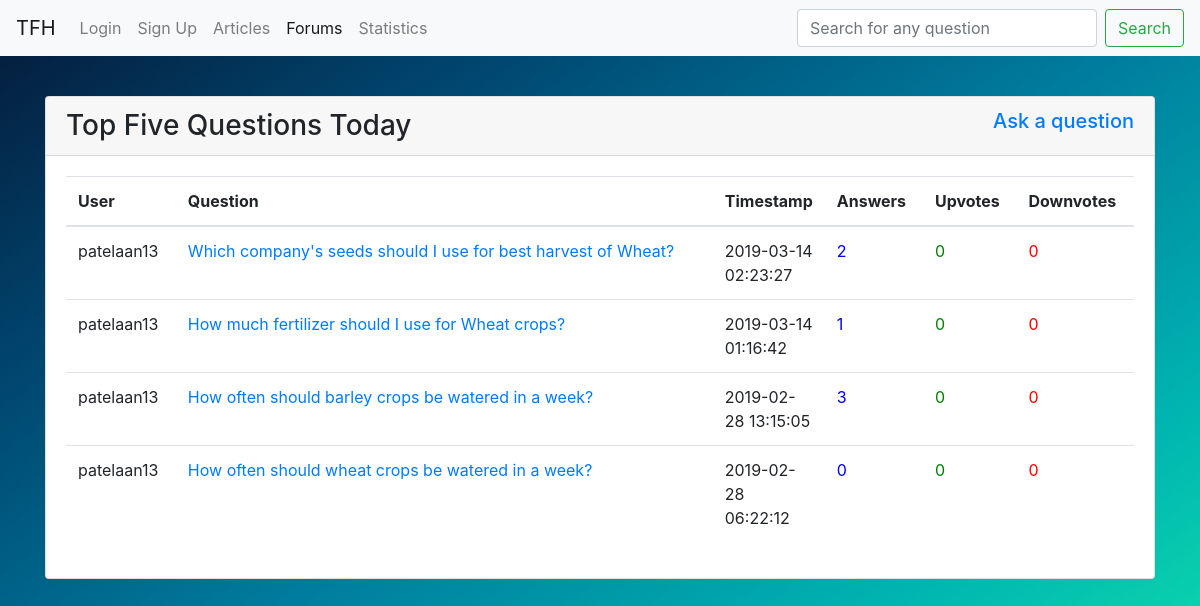
Page /forum/forum.php on the earlier database version.
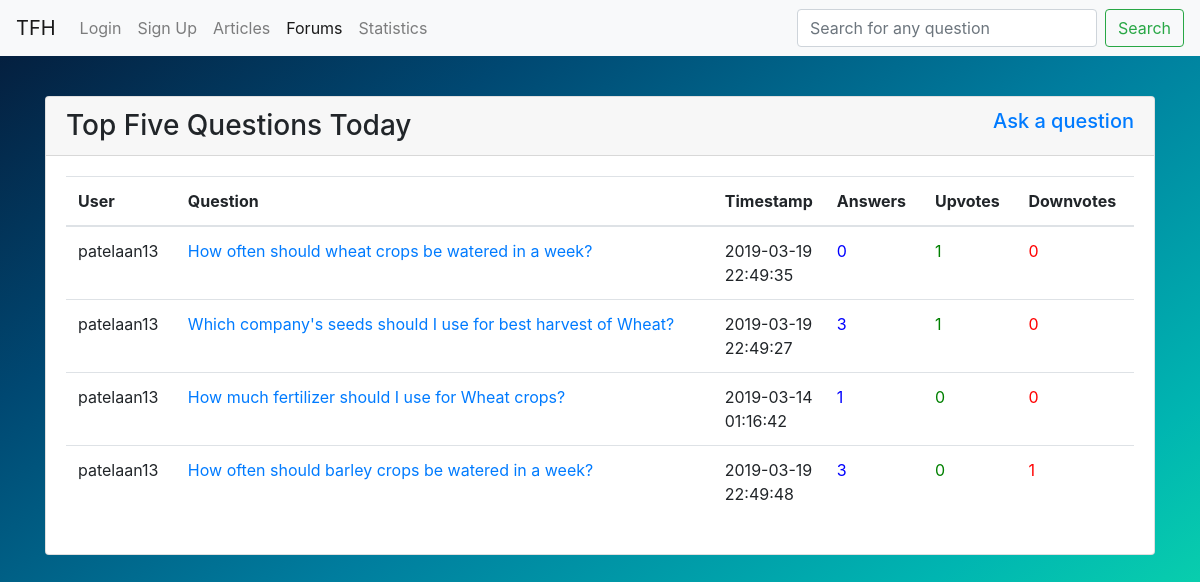
Same page on the later database version.
### tables this page shows
CREATE TABLE `question` (
  `uid` int(10) NOT NULL,
  `qno` int(10) NOT NULL,
  `qtext` text NOT NULL,
  `qtimestamp` datetime NOT NULL DEFAULT CURRENT_TIMESTAMP ON UPDATE CURRENT_TIMESTAMP,
  `qupcount` int(11) NOT NULL DEFAULT '0',
  `qdowncount` int(11) NOT NULL DEFAULT '0'
);

CREATE TABLE `account` (
  `uid` int(10) NOT NULL,
  `username` varchar(50) NOT NULL,
  `email` varchar(40) DEFAULT NULL,
  `phoneNumber` int(10) NOT NULL,
  `password` varchar(40) NOT NULL,
  `language` varchar(40) NOT NULL,
  `fname` varchar(100) NOT NULL,
  `lname` varchar(100) NOT NULL,
  `village` varchar(50) NOT NULL,
  `dist` varchar(50) NOT NULL,
  `state` varchar(50) NOT NULL
);

### forum/forum.php (the view, shortened to what this page needs)
<?php
if(isset($_SESSION['uid'])){
	$uid = $_SESSION['uid'];
	$loggedIn=1;
}
else{
	$loggedIn=0;
}
require('../includes/db.php');
?>
<!DOCTYPE html>
<html lang="en">
<head>
  <link rel="stylesheet" href="https://maxcdn.bootstrapcdn.com/bootstrap/4.2.1/css/bootstrap.min.css">
</head>
<body class="bg">
<nav class="navbar navbar-expand-lg fixed-top navbar-light bg-light">
  <a class="navbar-brand" href="#">TFH</a>
  <div class="collapse navbar-collapse" id="navbarNav">
    <ul class="navbar-nav">
    	<?php if($loggedIn==1){ ?>
      <li class="nav-item">
        <a class="nav-link" href="../dashboard/dashboard.php">Dashboard</a>
      </li>
      <li class="nav-item">
        <a class="nav-link" href="#">Articles</a>
      </li>
      <li class="nav-item active">
        <a class="nav-link" href="../forum/forum.php">Forums</a>
      </li>
      <li class="nav-item">
        <a class="nav-link" href="#">Statistics</a>
      </li>
      <li class="nav-item">
        <a class="nav-link" href="../logout/logout.php">Logout</a>
      </li>
	<?php }
	else{
	?>
      <li class="nav-item">
        <a class="nav-link" href="../login/login.php">Login</a>
      </li>
      <li class="nav-item">
        <a class="nav-link" href="../signup/signup.php">Sign Up</a>
      </li>
      <li class="nav-item">
        <a class="nav-link" href="#">Articles</a>
      </li>
      <li class="nav-item active">
        <a class="nav-link" href="../forum/forum.php">Forums</a>
      </li>
      <li class="nav-item">
        <a class="nav-link" href="#">Statistics</a>
      </li>
	<?php } ?>
    </ul>
  </div>
    <form class="form-inline my-2 my-lg-0" style="float:right;" action="searchq.php" method="get">
      <input class="form-control mr-sm-2" name="search" style="width: 300px" type="search" placeholder="Search for any question" aria-label="Search">
      <button class="btn btn-outline-success my-2 my-sm-0" type="submit">Search</button>
    </form>
</nav>
<br><br><br><br>
<div class="container">
	<div class="card">
		<div class = "card-header">
		<h3 style="display:inline;">Top Five Questions Today</h3><h5 style="display: inline; float:right;"><a href="createquestion.php">Ask a question</a></h5>
		</div>
		<div class = "card-body">
    <table class="table">
      <thead><th>User</th><th>Question</th><th width="4">Timestamp</th><th>Answers</th><th>Upvotes</th><th>Downvotes</th></thead>
      <?php
        $qry = "SELECT * FROM question ORDER BY (qupcount-qdowncount) DESC, qtimestamp DESC LIMIT 5";
        $result = mysqli_query($con, $qry) or die(mysqli_error($con));
        while($rows=mysqli_fetch_assoc($result)){
          $qryans = "SELECT count(*) AS cans FROM answer WHERE qno=".$rows['qno'];
          $res = mysqli_query($con, $qryans);
          $rowans = mysqli_fetch_array($res);
          $qryname = "SELECT username FROM account WHERE uid=".$rows['uid'];
          $resname = mysqli_query($con, $qryname);
          $nameans = mysqli_fetch_array($resname);
          $name=$nameans['username'];
          echo "<tr>
            <td>".$name."</td>
            <td>".'<a href="viewq.php?q='.$rows['qno'].'">'.$rows['qtext']."</a></td>
            <td>".$rows['qtimestamp']."</td>
            <td style='color: blue'>".$rowans['cans']."</td>
            <td style='color: green'>".$rows['qupcount']."</td>
            <td style='color: red'>".$rows['qdowncount']."</td>
            </tr>";
        }
      ?>
    </table>
	</div>
</div>
</body>
</html>

Differences in the rows shown:
changed question "How often should wheat crops be watered in a week?": qtimestamp "2019-02-28 06:22:12" → "2019-03-19 22:49:35"; qupcount "0" → "1"; moves up the list
changed question "Which company's seeds should I use for best harvest of Wheat?": qtimestamp "2019-03-14 02:23:27" → "2019-03-19 22:49:27"; cans "2" → "3"; qupcount "0" → "1"
changed question "How often should barley crops be watered in a week?": qtimestamp "2019-02-28 13:15:05" → "2019-03-19 22:49:48"; qdowncount "0" → "1"
